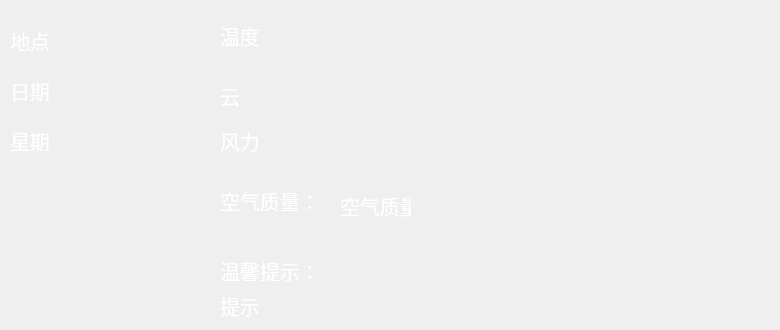
    <widget class="QWidget" name="tab">
     <attribute name="title">
      <string>01</string>
     </attribute>
     <widget class="QLabel" name="label">
      <property name="geometry">
       <rect>
        <x>580</x>
        <y>20</y>
        <width>191</width>
        <height>151</height>
       </rect>
      </property>
      <property name="styleSheet">
       <string notr="true"/>
      </property>
      <property name="text">
       <string/>
      </property>
     </widget>
     <widget class="QLabel" name="label_2">
      <property name="geometry">
       <rect>
        <x>220</x>
        <y>20</y>
        <width>301</width>
        <height>31</height>
       </rect>
      </property>
      <property name="font">
       <font>
        <pointsize>15</pointsize>
       </font>
      </property>
      <property name="styleSheet">
       <string notr="true">color: rgb(255, 255, 255);</string>
      </property>
      <property name="text">
       <string>温度</string>
      </property>
     </widget>
     <widget class="QLabel" name="label_3">
      <property name="geometry">
       <rect>
        <x>10</x>
        <y>80</y>
        <width>171</width>
        <height>21</height>
       </rect>
      </property>
      <property name="font">
       <font>
        <pointsize>15</pointsize>
       </font>
      </property>
      <property name="styleSheet">
       <string notr="true">color: rgb(255, 255, 255);</string>
      </property>
      <property name="text">
       <string>日期</string>
      </property>
     </widget>
     <widget class="QLabel" name="label_4">
      <property name="geometry">
       <rect>
        <x>220</x>
        <y>120</y>
        <width>261</width>
        <height>41</height>
       </rect>
      </property>
      <property name="font">
       <font>
        <pointsize>15</pointsize>
       </font>
      </property>
      <property name="styleSheet">
       <string notr="true">color: rgb(255, 255, 255);</string>
      </property>
      <property name="text">
       <string>风力</string>
      </property>
     </widget>
     <widget class="QLabel" name="label_5">
      <property name="geometry">
       <rect>
        <x>340</x>
        <y>190</y>
        <width>71</width>
        <height>31</height>
       </rect>
      </property>
      <property name="font">
       <font>
        <pointsize>15</pointsize>
       </font>
      </property>
      <property name="styleSheet">
       <string notr="true">color: rgb(255, 255, 255);</string>
      </property>
      <property name="text">
       <string>空气质量</string>
      </property>
     </widget>
     <widget class="QLabel" name="label_16">
      <property name="geometry">
       <rect>
        <x>10</x>
        <y>20</y>
        <width>221</width>
        <height>41</height>
       </rect>
      </property>
      <property name="font">
       <font>
        <pointsize>15</pointsize>
       </font>
      </property>
      <property name="styleSheet">
       <string notr="true">color: rgb(255, 255, 255);</string>
      </property>
      <property name="text">
       <string>地点</string>
      </property>
     </widget>
     <widget class="QLabel" name="label_7">
      <property name="geometry">
       <rect>
        <x>10</x>
        <y>130</y>
        <width>171</width>
        <height>21</height>
       </rect>
      </property>
      <property name="font">
       <font>
        <pointsize>15</pointsize>
       </font>
      </property>
      <property name="styleSheet">
       <string notr="true">color: rgb(255, 255, 255);</string>
      </property>
      <property name="text">
       <string>星期</string>
      </property>
     </widget>
     <widget class="QLabel" name="label_32">
      <property name="geometry">
       <rect>
        <x>220</x>
        <y>190</y>
        <width>121</width>
        <height>21</height>
       </rect>
      </property>
      <property name="font">
       <font>
        <pointsize>15</pointsize>
       </font>
      </property>
      <property name="styleSheet">
       <string notr="true">color: rgb(255, 255, 255);</string>
      </property>
      <property name="text">
       <string>空气质量：</string>
      </property>
     </widget>
     <widget class="QLabel" name="label_33">
      <property name="geometry">
       <rect>
        <x>220</x>
        <y>290</y>
        <width>401</width>
        <height>31</height>
       </rect>
      </property>
      <property name="font">
       <font>
        <pointsize>15</pointsize>
       </font>
      </property>
      <property name="styleSheet">
       <string notr="true">color: rgb(255, 255, 255);</string>
      </property>
      <property name="text">
       <string>提示</string>
      </property>
     </widget>
     <widget class="QLabel" name="label_34">
      <property name="geometry">
       <rect>
        <x>220</x>
        <y>80</y>
        <width>61</width>
        <height>31</height>
       </rect>
      </property>
      <property name="font">
       <font>
        <pointsize>15</pointsize>
       </font>
      </property>
      <property name="styleSheet">
       <string notr="true">color: rgb(255, 255, 255);</string>
      </property>
      <property name="text">
       <string>云</string>
      </property>
     </widget>
     <widget class="QLabel" name="label_167">
      <property name="geometry">
       <rect>
        <x>220</x>
        <y>260</y>
        <width>151</width>
        <height>21</height>
       </rect>
      </property>
      <property name="font">
       <font>
        <pointsize>15</pointsize>
       </font>
      </property>
      <property name="styleSheet">
       <string notr="true">color: rgb(255, 255, 255);</string>
      </property>
      <property name="text">
       <string>温馨提示：</string>
      </property>
     </widget>
    </widget>
